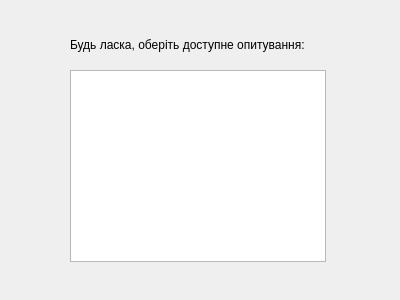
<?xml version="1.0" encoding="UTF-8"?>
<ui version="4.0">
 <class>QuizSelectionWindow</class>
 <widget class="QDialog" name="QuizSelectionWindow">
  <property name="geometry">
   <rect>
    <x>0</x>
    <y>0</y>
    <width>400</width>
    <height>300</height>
   </rect>
  </property>
  <property name="windowTitle">
   <string>Dialog</string>
  </property>
  <widget class="QListWidget" name="quizzesListWidget">
   <property name="geometry">
    <rect>
     <x>70</x>
     <y>70</y>
     <width>256</width>
     <height>192</height>
    </rect>
   </property>
  </widget>
  <widget class="QLabel" name="label">
   <property name="geometry">
    <rect>
     <x>70</x>
     <y>30</y>
     <width>301</width>
     <height>31</height>
    </rect>
   </property>
   <property name="text">
    <string>&lt;html&gt;&lt;head/&gt;&lt;body&gt;&lt;p&gt;Будь ласка, оберіть доступне опитування:&lt;/p&gt;&lt;/body&gt;&lt;/html&gt;</string>
   </property>
  </widget>
 </widget>
 <resources/>
 <connections/>
</ui>
